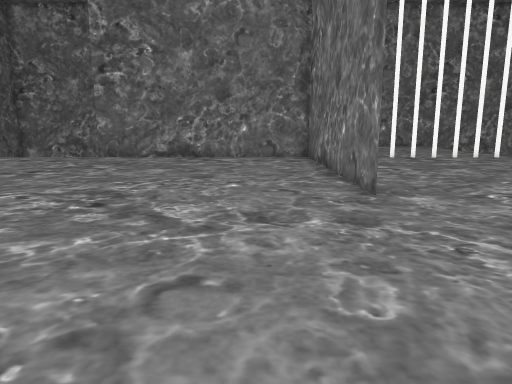
[1] (above)

16 first-person views from a walk through a Unity game level. The camera is 1.4 m above the floor, tilts 10° down and sees 70° across. The floor is counted in squares, 1 m on a side. Each view is taken from the middle of a square. On the plan, view 1 faces up. The plan holds only what a view shows up to about 16 squares ahead; the rest is blank. The place goes on beyond the plan. The player character is not drawn. Some surface patterns are stand-ins.

[2]
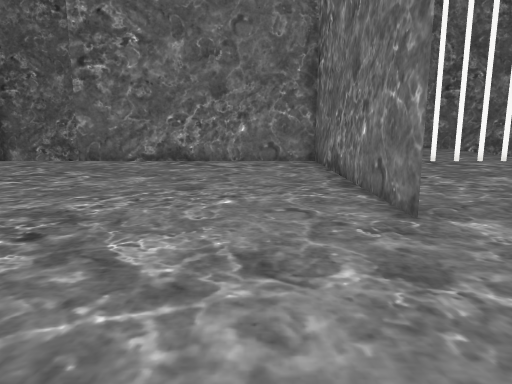

[3]
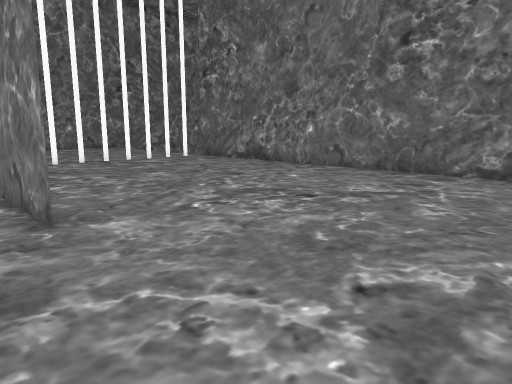

[4]
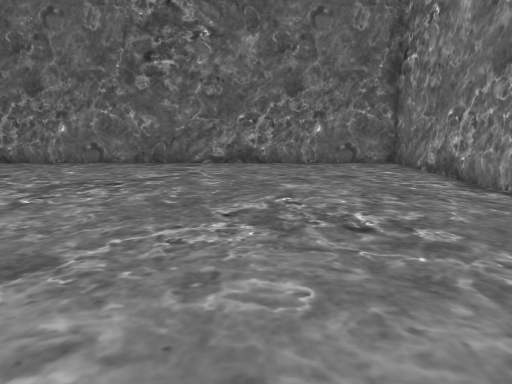

[5]
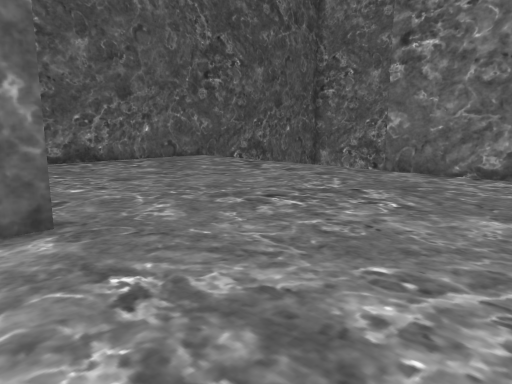

[6]
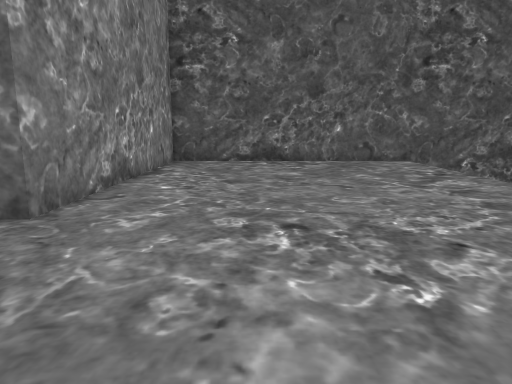

[7]
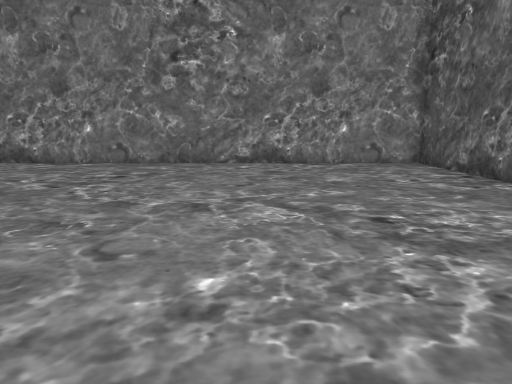

[8]
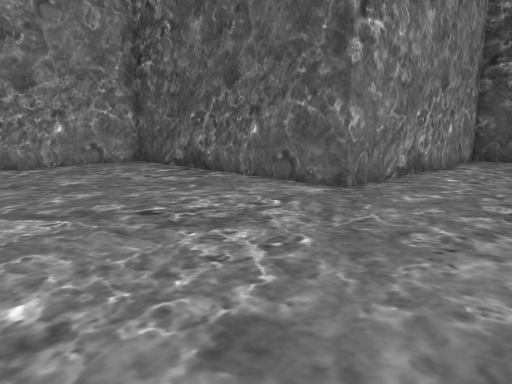

[9]
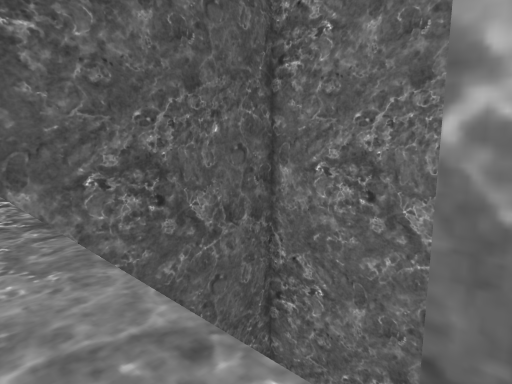

[10]
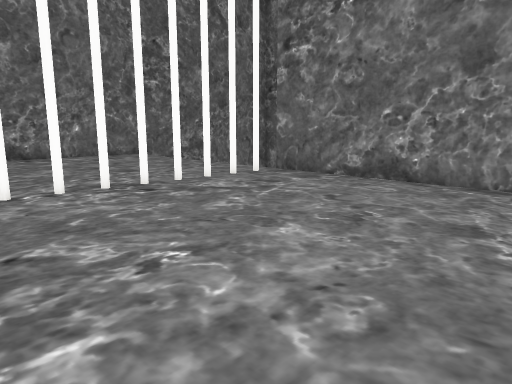

[11]
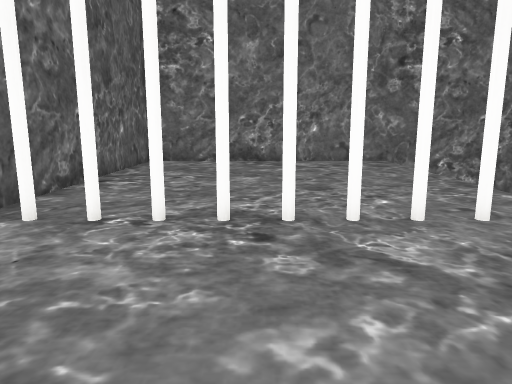

[12]
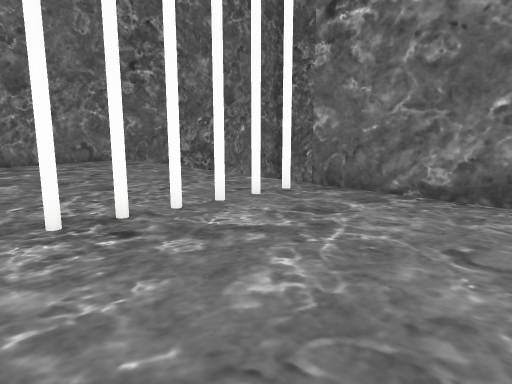

[13]
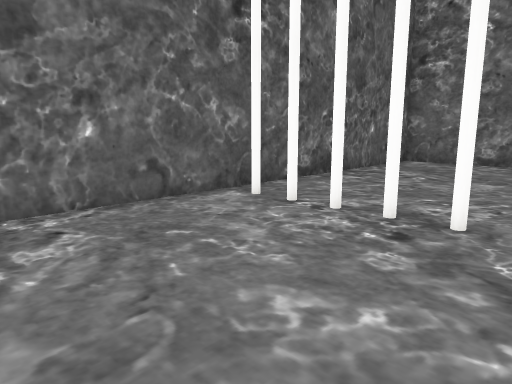

[14]
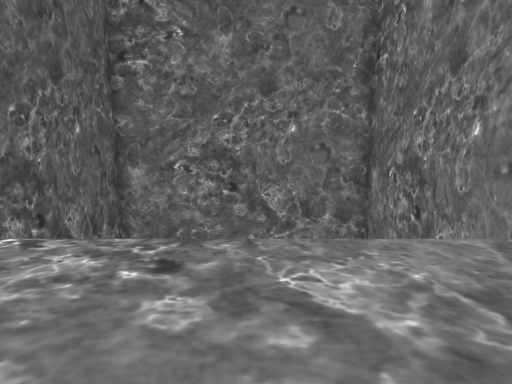

[15]
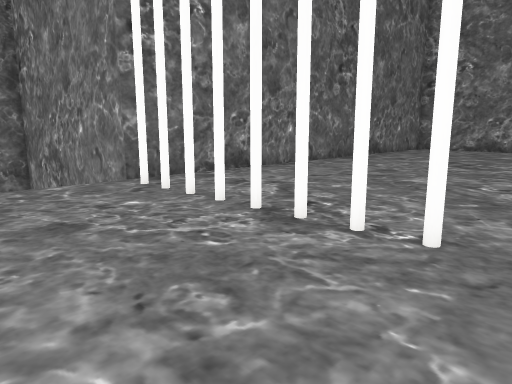

[16]
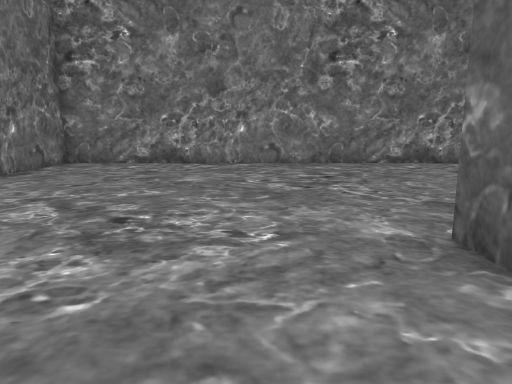

### Floor plan
Ten units are one square. View 1 is at (0, 0); x grows to the right and y downward. Boxes are objects, and circles mark ways between rooms. Rooms are numbered by the first view taken in them; rooms with no view inside come last. Other rooms are left out.
<svg viewBox="-180 -280 340 310">
<path fill="none" stroke="#000" d="M25 -86 25 -75M25 -74 25 -175 -75 -175M25 -185 25 -130M-75 -193 -75 -275 -175 -275M-175 -175 -175 -75 -75 -75 -75 25 125 25 125 -175M125 -175 155 -175M155 -275 25 -275 25 -185"/>
<circle cx="120" cy="-170" r="3" fill="#2a7"/>
<circle cx="35" cy="-180" r="3" fill="#2a7"/>
<circle cx="80" cy="-180" r="3" fill="#2a7"/>
<text x="-20" y="-100">1</text>
<text x="90" y="-230">2</text>
</svg>
Room 1 opens to room 2.

Where each view was taken, in squares from view 1:
view 1: 0 up, 0 right, facing up
view 2: 2 up, 0 right, facing up
view 3: 2 up, 1 right, facing up-right
view 4: 3 up, 2 left, facing right
view 5: 6 up, 2 left, facing up-left
view 6: 11 up, 2 left, facing left
view 7: 12 up, 1 left, facing down
view 8: 12 up, 0 right, facing down-left
view 9: 16 up, 7 left, facing up-left
view 10: 9 up, 3 right, facing up-right
view 11: 12 up, 7 right, facing up
view 12: 12 up, 5 right, facing up-right
view 13: 12 up, 9 right, facing up-left
view 14: 13 up, 12 left, facing up
view 15: 22 up, 3 right, facing down-right
view 16: 12 up, 5 right, facing down
